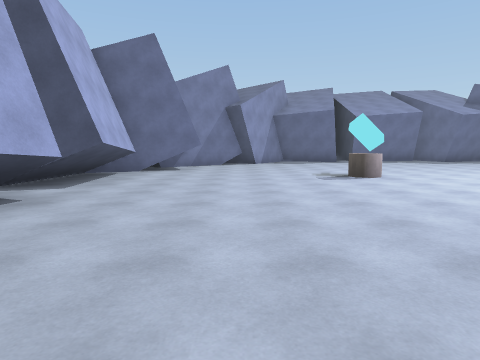
View 1 (above)

16 first-person views from a walk through a scene from a Unity 3-D project. The camera is 1.4 m above the floor, tilts 6° down and sees 75° across. The floor is counted in squares, 2 m on a side. Each view is taken from the middle of a square. On the plan, view 1 faces up. The plan holds only what a view shows up to about 10 squares ahead; the rest is blank. The place goes on beyond the plan.

View 2
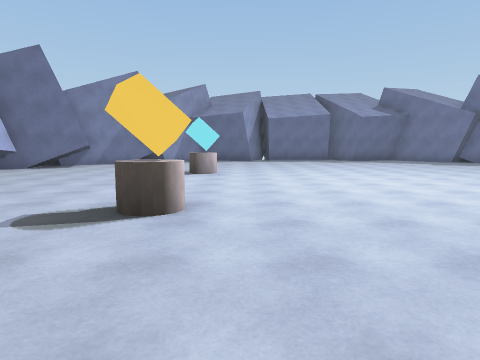

View 3
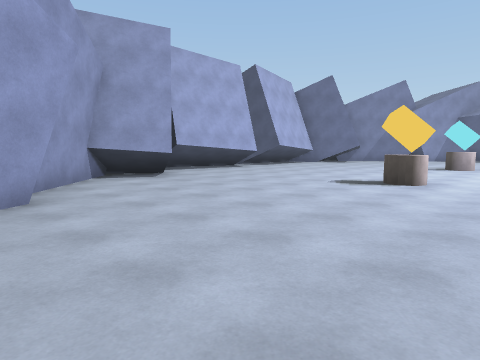

View 4
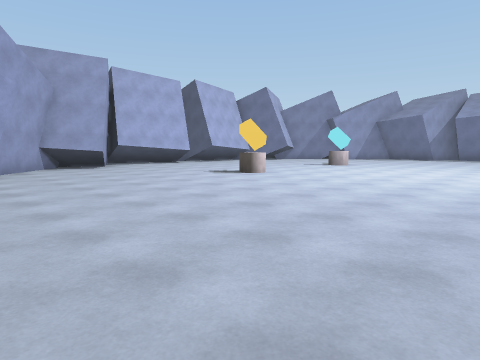

View 5
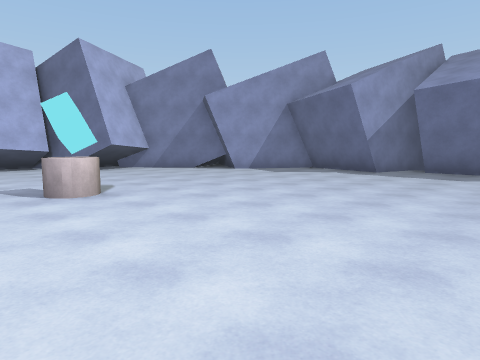

View 6
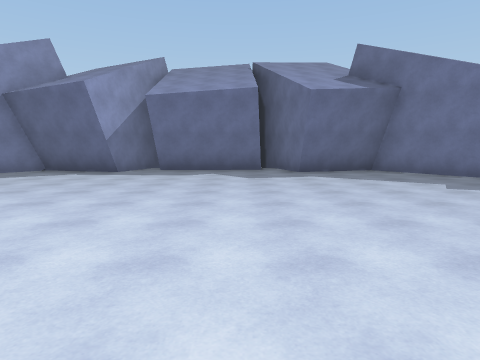

View 7
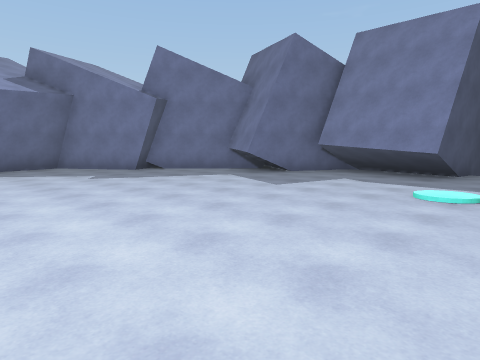

View 8
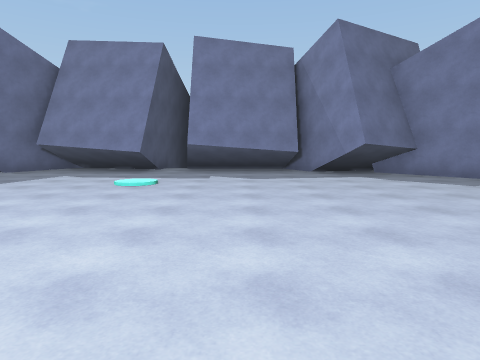

View 9
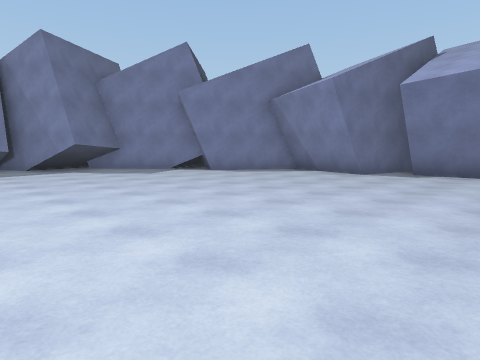

View 10
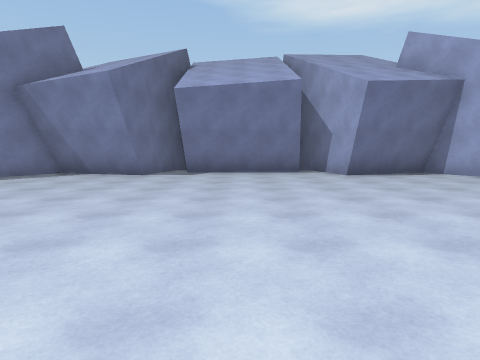

View 11
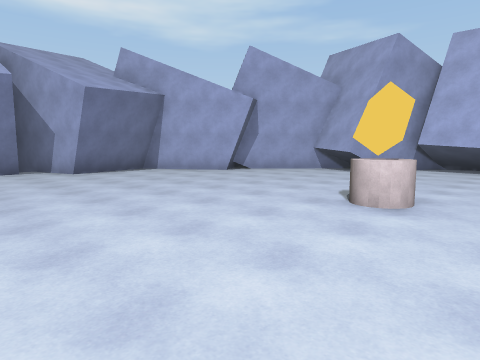

View 12
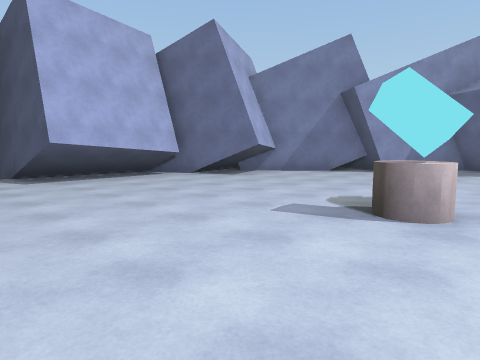

View 13
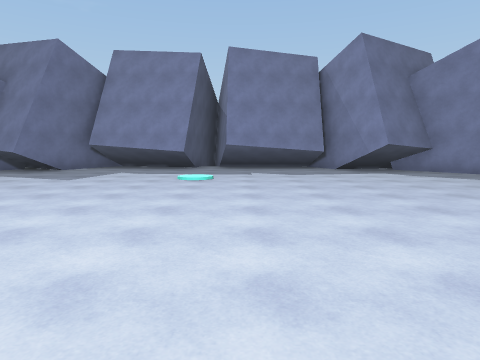

View 14
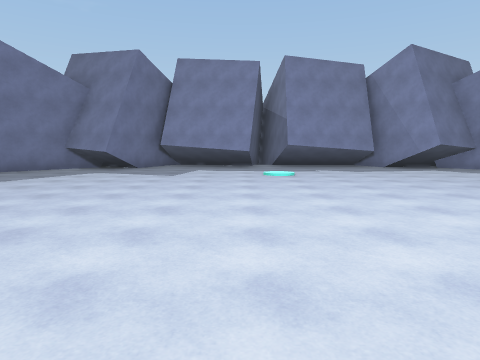

View 15
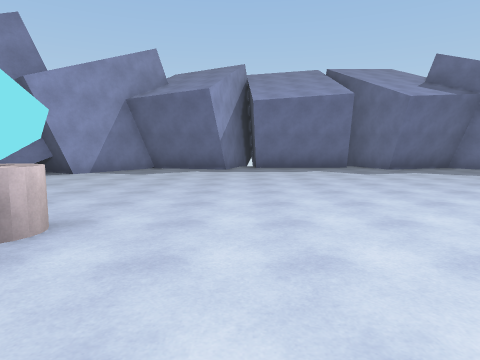

View 16
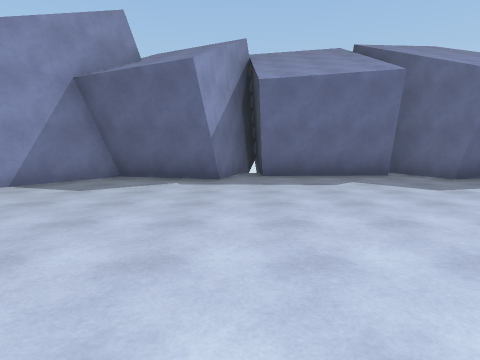

### Floor plan
Points are (right, up) in squares from view 1. A wall is a line through its corners. A room is listed if a view was taken in it or the views show most of it. See-through windows are left out.
Room 1 (views 1, 2, 3, 4, 5, 6, 7, 8, 9, 10, 11, 12, 13, 14, 15, 16)
walls: (-2.5, 4.4) (-2.9, 1.3); (4.5, 14.5) (1.9, 15.2); (4.4, -4.7) (5.1, -7.3); (9.6, 14.7) (9.1, 16.6); (0.6, 13) (-0.8, 13.9); (5.3, -5.4) (8.6, -5.3); (-2.9, 8.7) (-2.4, 5.6) (-5.1, 5.2); (16.9, 1.3) (16.4, 4.4); (8.7, 15.5) (5.5, 15.5); (-0.1, -3.2) (0.3, -2.9) (1.9, -5.3) (4.3, -4.5); (14.1, 13.2) (13.7, 12.9) (12.1, 15.3) (9.7, 14.5); (-2, 11.5) (-1.2, 9.9) (-4, 8.6); (16, -1.5) (15.2, 0.1) (18, 1.4); (2.1, 15.4) (0.5, 12.9) (0, 13.1) (-2.8, 10.7); (-3, -0.8) (-0.5, -2.9); (-4.4, 1.5) (-1.3, 0.1) (-2.1, -1.6); (18.4, 8.5) (15.3, 9.9) (16, 11.6) (14.7, 12.7); (19.2, 5.3) (16.5, 5.7) (16.9, 8.8); (8.8, -7.1) (9.5, -4.7) (12, -5.3) (13.5, -2.9) (14, -3.2) (16.9, -0.7); (5.3, 17.6) (4.5, 14.8)
low walls: (4.5, 14.8) (2.1, 15.4); (5.5, -5.7) (8.5, -5.6); (2.5, -5.3) (4.4, -4.7); (11.5, 15.3) (9.6, 14.7); (16.9, 10.8) (16.4, 11.3)
objects: other object (3, 1); other object (3, 2); other object (3, 6); other object (3, 7)

Where each view was taken, in squares from view 1:
view 1: 0 up, 0 right, facing up
view 2: 1 down, 4 right, facing up
view 3: 4 down, 5 right, facing up-left
view 4: 4 down, 9 right, facing up-left
view 5: 6 up, 8 right, facing up-left
view 6: 6 up, 8 right, facing up
view 7: 4 up, 9 right, facing up-right
view 8: 3 up, 8 right, facing right
view 9: 3 up, 6 right, facing down-right
view 10: 3 up, 7 right, facing down
view 11: 4 up, 7 right, facing down-left
view 12: 4 up, 4 right, facing up-left
view 13: 4 up, 7 right, facing right
view 14: 6 up, 6 right, facing right
view 15: 5 up, 5 right, facing up
view 16: 8 up, 5 right, facing up
